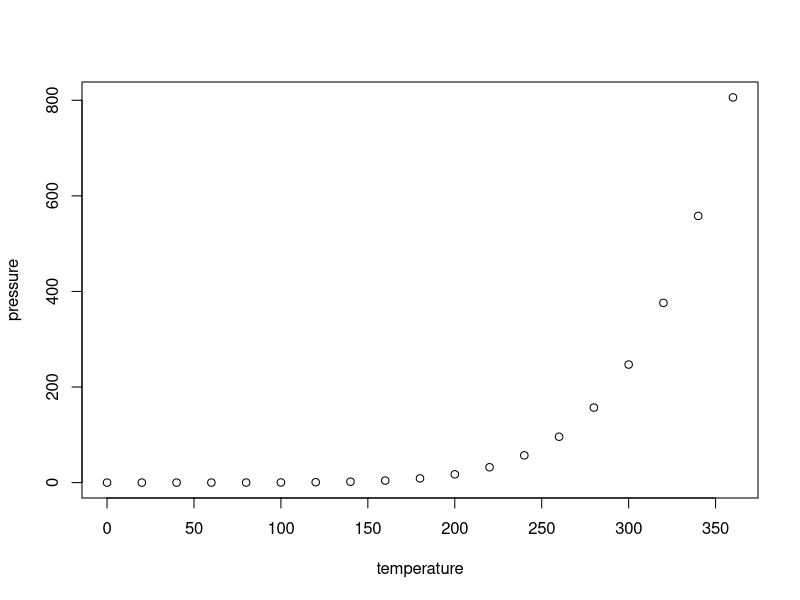
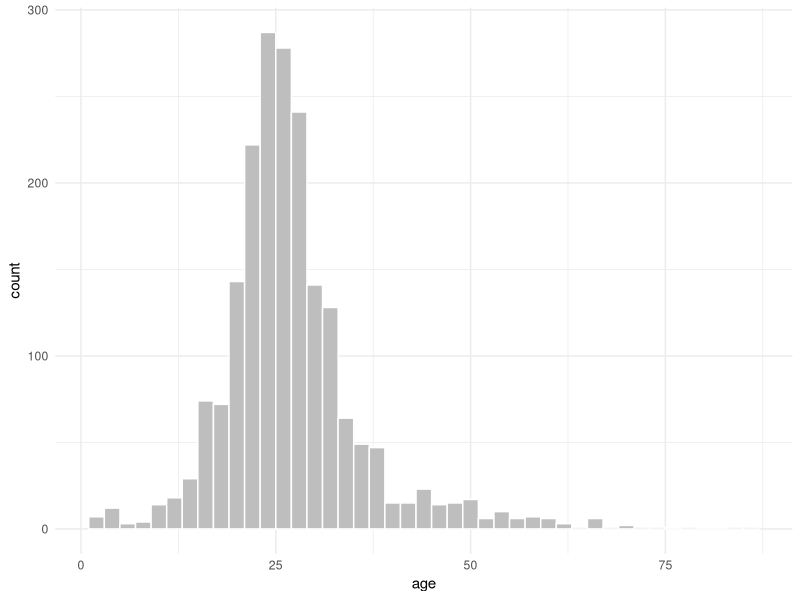
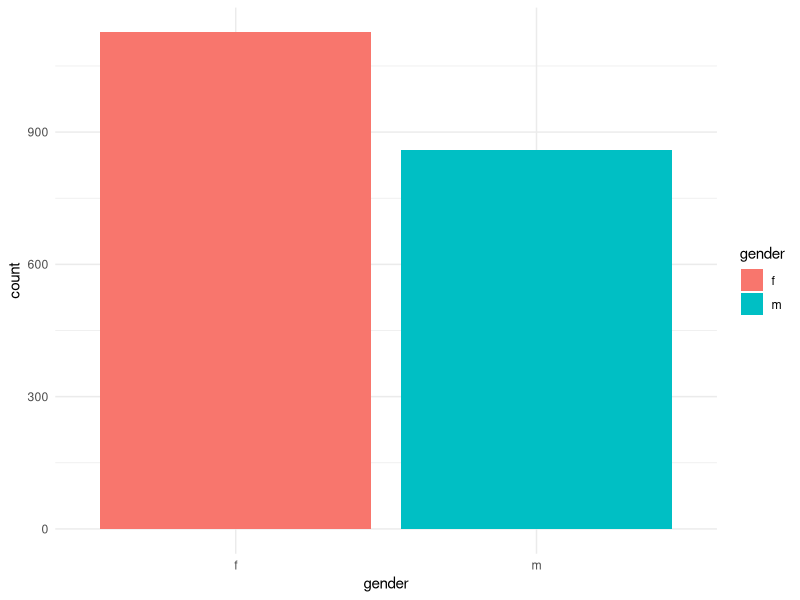
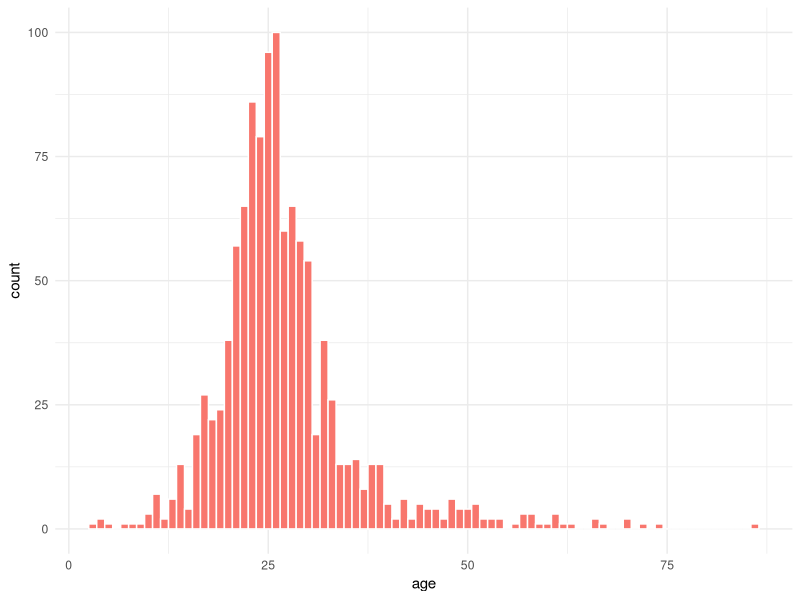
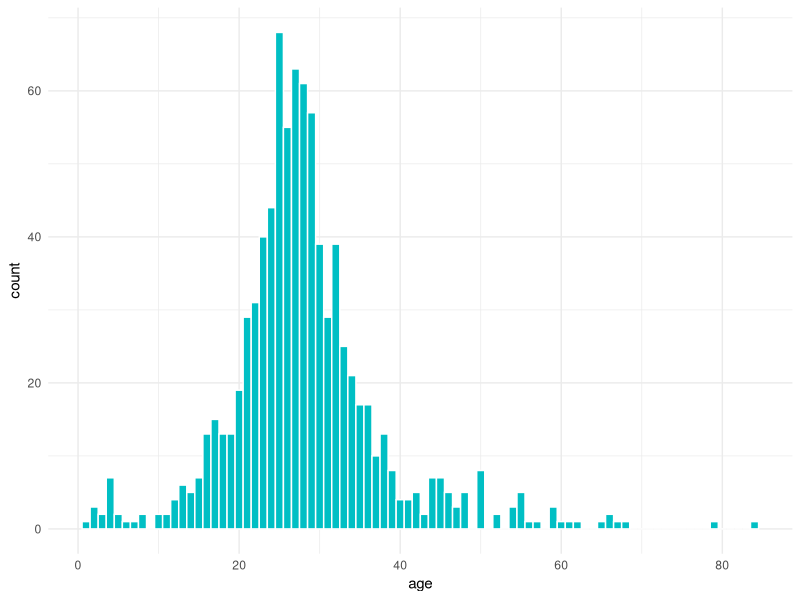
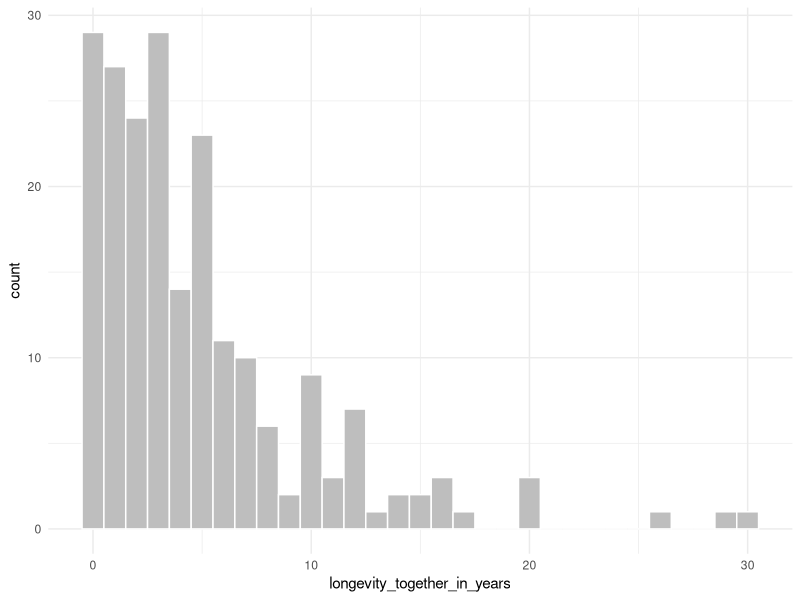
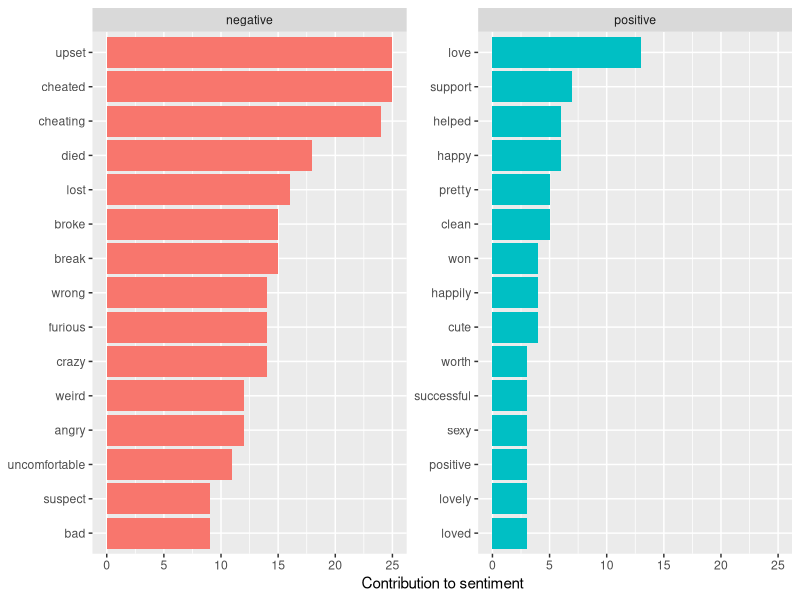
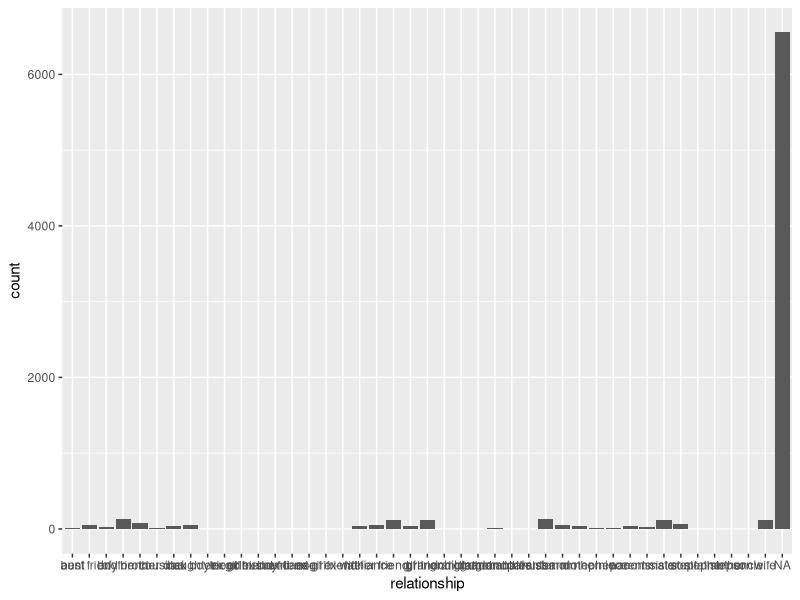

The R source for these figures, in order:
## ---- chunk 1
knitr::opts_chunk$set(echo = TRUE)
## ---- chunk 2
summary(cars)
## ---- chunk 3
plot(pressure)
## ---- chunk 4
options(repos="https://cran.rstudio.com")

#install.packages("dplyr")
library(dplyr)

#install.packages("stringr")
library(stringr)

#install.packages("ggplot2")
library(ggplot2)

#install.packages("reshape2")
library(reshape2)

#install.packages("tidytext")
library(tidytext)

#install.packages("tidyr")
library(tidyr)
## ---- chunk 5
rel = read.csv("out.csv", header = TRUE, sep = ",", stringsAsFactors = FALSE)
head(rel)
## ---- chunk 6
text = rel$Title
text_df = data_frame(line = 1:length(text), text = text)
text_lower = tolower(text_df$text)
## ---- chunk 7
age_gender_pattern_v1 = "(\\(|\\[){1}[[:digit:]]{1,3} */* *(m|f)+(\\)|\\]){1}"

age_gender_all_v1 = str_extract_all(text_lower, age_gender_pattern_v1, simplify = TRUE)

head(age_gender_all_v1)
## ---- chunk 8
age_gender_all_v1_not_blank = which(age_gender_all_v1[,1] != "")

age_gender_all_v1_blank = which(age_gender_all_v1[,1] == "")

## ---- chunk 9
age_gender_pattern_v2 = "(\\(|\\[){1}(m|f)+ */* *[[:digit:]]{1,3}(\\)|\\]){1}"

age_gender_all_v2 = str_extract_all(text_lower, age_gender_pattern_v2, simplify = TRUE)

age_gender_all_v2_not_blank = which(age_gender_all_v2[,1] != "")

age_gender_all_v2_blank = which(age_gender_all_v2[,1] == "")

## ---- chunk 10
all_indices = 1:length(text_lower)

still_missing = all_indices[!((all_indices %in% age_gender_all_v1_not_blank) | (all_indices %in% age_gender_all_v2_not_blank))]

text_lower[still_missing]
## ---- chunk 11
age_gender_all_v1_melt = setNames(melt(age_gender_all_v1), c("row", "col", "value"))
head(age_gender_all_v1_melt)
## ---- chunk 12
age_gender_all_v2_melt = setNames(melt(age_gender_all_v2), c("row", "col", "value"))
head(age_gender_all_v2_melt)
## ---- chunk 13
age_gender_all_combined_df = rbind(age_gender_all_v1_melt, age_gender_all_v2_melt)
age_gender_all_combined_df$value = as.character(age_gender_all_combined_df$value)
head(age_gender_all_combined_df)
## ---- chunk 14
age_gender_all_combined_df = age_gender_all_combined_df[which(age_gender_all_combined_df[,3] != ""),]
head(age_gender_all_combined_df)
## ---- chunk 15
age = str_extract_all(age_gender_all_combined_df[,3], "[[:digit:]]{1,2}", simplify = TRUE)
age = as.numeric(age)
gender = str_extract_all(age_gender_all_combined_df[,3], "(m|f){1}", simplify = TRUE) 
## ---- chunk 16
age_gender_all_combined_df = cbind(age_gender_all_combined_df, age, gender)
head(age_gender_all_combined_df)
## ---- chunk 17
pl = ggplot(age_gender_all_combined_df, aes(x=age))
pl + geom_histogram(binwidth=2, colour="white", fill="grey") + theme_minimal()
## ---- chunk 18
# Draw with black outline, white fill
pl = ggplot(age_gender_all_combined_df, aes(x=gender, fill=gender))
pl + geom_bar() + theme_minimal()
## ---- chunk 19
# Get ggplot 2 colors:
gg_color_hue <- function(n) {
  hues = seq(15, 375, length = n + 1)
  hcl(h = hues, l = 65, c = 100)[1:n]
}
## ---- chunk 20
pl = ggplot(filter(age_gender_all_combined_df, gender == "f"), aes(x=age))
pl + geom_histogram(binwidth=1, colour="white", fill=gg_color_hue(1)) + theme_minimal()
## ---- chunk 21
pl = ggplot(filter(age_gender_all_combined_df, gender == "m"), aes(x=age))
pl + geom_histogram(binwidth=1, colour="white", fill=gg_color_hue(2)[2]) + theme_minimal()
## ---- chunk 22
longevity_pattern_v1 = "[[:digit:]]{1,2} *(months|mo|year|years|yr|yrs){1}"
longevity_v1 = str_extract_all(text_lower, longevity_pattern_v1, simplify = TRUE)
head(longevity_v1)
## ---- chunk 23
longevity_v1_not_blank = which(longevity_v1[,1] != "")
longevity_together = longevity_v1[longevity_v1_not_blank,1]
head(longevity_together)
## ---- chunk 24
num = str_extract_all(longevity_together, "[[:digit:]]{1,2}", simplify = TRUE)
mo_yr = str_extract_all(longevity_together, "(months|mo|year|years|yr|yrs){1}", simplify = TRUE) 
## ---- chunk 25
longevity_together_df = data.frame(post_num = longevity_v1_not_blank, longevity_together, num, mo_yr)
longevity_together_df$num = as.numeric(as.character(longevity_together_df$num))
head(longevity_together_df)
## ---- chunk 26
longevity_together_in_years = sapply(1:dim(longevity_together_df)[1], function(i) {
  if (longevity_together_df$mo_yr[i] %in% c("months","mo")) {
    return(longevity_together_df$num[i] / 12)
  } else {
    return(longevity_together_df$num[i])
  }
})

longevity_together_in_years = round(longevity_together_in_years,2)
longevity_together_df = cbind(longevity_together_df, longevity_together_in_years)
head(longevity_together_df)
## ---- chunk 27
# Draw with black outline, white fill
pl = ggplot(longevity_together_df, aes(x=longevity_together_in_years))
pl + geom_histogram(binwidth=1, colour="white", fill="grey") + theme_minimal()
## ---- chunk 28
longevity_together_df_v1 = longevity_together_df %>% 
  rename(line = 'post_num') %>%
  inner_join(text_df)

head(longevity_together_df_v1)
## ---- chunk 29
write.csv(longevity_together_df_v1, file = "longevity_together_df_v1.csv",row.names=FALSE)
## ---- chunk 30
tidy_text = text_df %>%
  unnest_tokens(word, text)
## ---- chunk 31
data(stop_words)

tidy_text = tidy_text %>%
  anti_join(stop_words)
## ---- chunk 32
most_common_words = tidy_text %>%
  count(word, sort = TRUE) 

head(most_common_words, 20)
## ---- chunk 33
most_common_words_v2 = filter(most_common_words, !str_detect(word, "[[:digit:]]+"))

head(most_common_words_v2, 50)
## ---- chunk 34
post_sentiment = tidy_text %>%
  inner_join(get_sentiments("bing")) %>%
  count(line, sentiment) %>%
  spread(sentiment, n, fill = 0) %>%
  mutate(sentiment = positive - negative)

head(post_sentiment, 10)
## ---- chunk 35
bing_word_counts = tidy_text %>%
  inner_join(get_sentiments("bing")) %>%
  count(word, sentiment, sort = TRUE) %>%
  ungroup()

head(bing_word_counts)
## ---- chunk 36
bing_word_counts %>%
  group_by(sentiment) %>%
  top_n(15) %>%
  ungroup() %>%
  mutate(word = reorder(word, n)) %>%
  ggplot(aes(word, n, fill = sentiment)) +
  geom_col(show.legend = FALSE) +
  facet_wrap(~sentiment, scales = "free_y") +
  labs(y = "Contribution to sentiment",
       x = NULL) +
  coord_flip()
## ---- chunk 37
most_common_words_df_v1 = tidy_text %>%
  inner_join(get_sentiments("bing")) %>%
  inner_join(text_df)

head(most_common_words_df_v1)
## ---- chunk 38
write.csv(most_common_words_df_v1, file = "most_common_words_df_v1.csv",row.names=FALSE)
## ---- chunk 39
most_common_words_df_v2 = bing_word_counts

head(most_common_words_df_v2)
## ---- chunk 40
write.csv(most_common_words_df_v2, file = "most_common_words_df_v2.csv",row.names=FALSE)
## ---- chunk 41
immediate_family_words = c("father", "dad", "mother", "mom", "son", "daughter", "brother", "sister", "parents")
marriage_dating_words = c("boyfriend", "bf", "girlfriend", "gf", "fiance", "fiancee", "husband", "wife")
ex_marriage_dating_words_v1 = paste("ex-", marriage_dating_words, sep="")
ex_marriage_dating_words_v2 = paste("ex ", marriage_dating_words, sep="")
relatives_words = c("grandparents", "grandfather", "grandpa", "grandmother", "grandma", "grandchildren", "grandson", "granddaughter", "great grandfather", "grand grandpa", "great grandmother", "great grandma")
extended_family_words = c("uncle", "aunt", "cousin", "nephew", "niece")
in_laws_words = c("father-in-law", "mother-in-law", "son-in-law", "daughter-in-law", "brother-in-law", "sister-in-law")
family_mix_words = c("stepfather", "stepdad", "stepmother", "stepmom", "stepson", "stepdaughter", "stepsister", "stepbrother", "half-brother", "half-sister")
friend_other_words = c("friend", "best friend", "roommate")

relationship_words = c(immediate_family_words, marriage_dating_words, ex_marriage_dating_words_v1, ex_marriage_dating_words_v2, relatives_words, extended_family_words, in_laws_words, family_mix_words, friend_other_words)
## ---- chunk 42
rel_words_test = paste(paste(relationship_words, collapse="|"), "{1}", sep="")

rel_v1 = str_extract_all(text_lower, rel_words_test, simplify = TRUE)

rel_v1_not_blank = which(rel_v1[,1] != "")

# text_lower[rel_v1_not_blank]

rel_v1_melt = melt(rel_v1)

colnames(rel_v1_melt) = c("post_number", "person_number", "relationship")

is.na(rel_v1_melt$relationship) = rel_v1_melt$relationship==''

top_rel_words = count(rel_v1_melt, relationship, sort = TRUE)

top_rel_words
## ---- chunk 43
# Bar graph of counts
ggplot(data=rel_v1_melt, aes(x=relationship)) +
  geom_bar(stat="count")

# Bar graph of counts
ggplot(data=rel_v1_melt[!is.na(rel_v1_melt$relationship),], aes(x=relationship)) +
  geom_bar(stat="count", fill = "grey") + theme_minimal()
